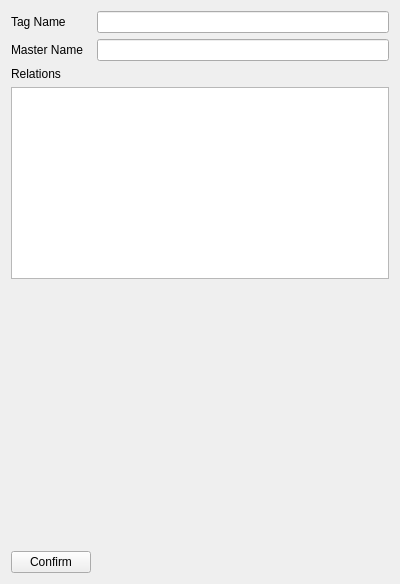
<?xml version="1.0" encoding="UTF-8"?>
<ui version="4.0">
 <class>TagEditor</class>
 <widget class="QWidget" name="TagEditor">
  <property name="geometry">
   <rect>
    <x>0</x>
    <y>0</y>
    <width>400</width>
    <height>584</height>
   </rect>
  </property>
  <property name="windowTitle">
   <string>Editing a Tag</string>
  </property>
  <layout class="QGridLayout" name="gridLayout">
   <item row="0" column="0">
    <widget class="QLabel" name="label">
     <property name="text">
      <string>Tag Name</string>
     </property>
    </widget>
   </item>
   <item row="0" column="1">
    <widget class="QLineEdit" name="tag_name"/>
   </item>
   <item row="1" column="0">
    <widget class="QLabel" name="label_2">
     <property name="text">
      <string>Master Name</string>
     </property>
    </widget>
   </item>
   <item row="1" column="1">
    <widget class="QLineEdit" name="master_name"/>
   </item>
   <item row="2" column="0">
    <widget class="QLabel" name="label_3">
     <property name="text">
      <string>Relations</string>
     </property>
    </widget>
   </item>
   <item row="3" column="0" colspan="2">
    <widget class="QTreeView" name="relations"/>
   </item>
   <item row="4" column="0" colspan="2">
    <widget class="ConformWidget" name="conformwindow" native="true">
     <property name="sizePolicy">
      <sizepolicy hsizetype="Preferred" vsizetype="Preferred">
       <horstretch>0</horstretch>
       <verstretch>1</verstretch>
      </sizepolicy>
     </property>
     <property name="baseSize">
      <size>
       <width>0</width>
       <height>0</height>
      </size>
     </property>
    </widget>
   </item>
   <item row="5" column="0">
    <widget class="QPushButton" name="conform">
     <property name="text">
      <string>Confirm</string>
     </property>
    </widget>
   </item>
  </layout>
 </widget>
 <customwidgets>
  <customwidget>
   <class>ConformWidget</class>
   <extends>QWidget</extends>
   <header>conformwidget.h</header>
   <container>1</container>
  </customwidget>
 </customwidgets>
 <resources/>
 <connections/>
</ui>
